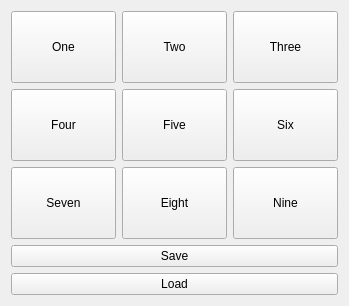
<?xml version="1.0" encoding="UTF-8"?>
<ui version="4.0">
 <class>Widget</class>
 <widget class="QWidget" name="Widget">
  <property name="geometry">
   <rect>
    <x>0</x>
    <y>0</y>
    <width>349</width>
    <height>306</height>
   </rect>
  </property>
  <property name="windowTitle">
   <string>Widget</string>
  </property>
  <layout class="QHBoxLayout" name="horizontalLayout_4">
   <item>
    <layout class="QVBoxLayout" name="verticalLayout_2">
     <item>
      <layout class="QVBoxLayout" name="verticalLayout">
       <item>
        <layout class="QHBoxLayout" name="horizontalLayout">
         <item>
          <widget class="QPushButton" name="pushButton_1">
           <property name="sizePolicy">
            <sizepolicy hsizetype="Minimum" vsizetype="Expanding">
             <horstretch>0</horstretch>
             <verstretch>0</verstretch>
            </sizepolicy>
           </property>
           <property name="text">
            <string>One</string>
           </property>
          </widget>
         </item>
         <item>
          <widget class="QPushButton" name="pushButton_2">
           <property name="sizePolicy">
            <sizepolicy hsizetype="Minimum" vsizetype="Expanding">
             <horstretch>0</horstretch>
             <verstretch>0</verstretch>
            </sizepolicy>
           </property>
           <property name="text">
            <string>Two</string>
           </property>
          </widget>
         </item>
         <item>
          <widget class="QPushButton" name="pushButton_3">
           <property name="sizePolicy">
            <sizepolicy hsizetype="Minimum" vsizetype="Expanding">
             <horstretch>0</horstretch>
             <verstretch>0</verstretch>
            </sizepolicy>
           </property>
           <property name="text">
            <string>Three</string>
           </property>
          </widget>
         </item>
        </layout>
       </item>
       <item>
        <layout class="QHBoxLayout" name="horizontalLayout_2">
         <item>
          <widget class="QPushButton" name="pushButton_4">
           <property name="sizePolicy">
            <sizepolicy hsizetype="Minimum" vsizetype="Expanding">
             <horstretch>0</horstretch>
             <verstretch>0</verstretch>
            </sizepolicy>
           </property>
           <property name="text">
            <string>Four</string>
           </property>
          </widget>
         </item>
         <item>
          <widget class="QPushButton" name="pushButton_5">
           <property name="sizePolicy">
            <sizepolicy hsizetype="Minimum" vsizetype="Expanding">
             <horstretch>0</horstretch>
             <verstretch>0</verstretch>
            </sizepolicy>
           </property>
           <property name="text">
            <string>Five</string>
           </property>
          </widget>
         </item>
         <item>
          <widget class="QPushButton" name="pushButton_6">
           <property name="sizePolicy">
            <sizepolicy hsizetype="Minimum" vsizetype="Expanding">
             <horstretch>0</horstretch>
             <verstretch>0</verstretch>
            </sizepolicy>
           </property>
           <property name="text">
            <string>Six</string>
           </property>
          </widget>
         </item>
        </layout>
       </item>
       <item>
        <layout class="QHBoxLayout" name="horizontalLayout_3">
         <item>
          <widget class="QPushButton" name="pushButton_7">
           <property name="sizePolicy">
            <sizepolicy hsizetype="Minimum" vsizetype="Expanding">
             <horstretch>0</horstretch>
             <verstretch>0</verstretch>
            </sizepolicy>
           </property>
           <property name="text">
            <string>Seven</string>
           </property>
          </widget>
         </item>
         <item>
          <widget class="QPushButton" name="pushButton_8">
           <property name="sizePolicy">
            <sizepolicy hsizetype="Minimum" vsizetype="Expanding">
             <horstretch>0</horstretch>
             <verstretch>0</verstretch>
            </sizepolicy>
           </property>
           <property name="text">
            <string>Eight</string>
           </property>
          </widget>
         </item>
         <item>
          <widget class="QPushButton" name="pushButton_9">
           <property name="sizePolicy">
            <sizepolicy hsizetype="Minimum" vsizetype="Expanding">
             <horstretch>0</horstretch>
             <verstretch>0</verstretch>
            </sizepolicy>
           </property>
           <property name="text">
            <string>Nine</string>
           </property>
          </widget>
         </item>
        </layout>
       </item>
      </layout>
     </item>
     <item>
      <widget class="QPushButton" name="saveButton">
       <property name="text">
        <string>Save</string>
       </property>
      </widget>
     </item>
     <item>
      <widget class="QPushButton" name="loadButton">
       <property name="text">
        <string>Load</string>
       </property>
      </widget>
     </item>
    </layout>
   </item>
  </layout>
 </widget>
 <resources/>
 <connections/>
</ui>
